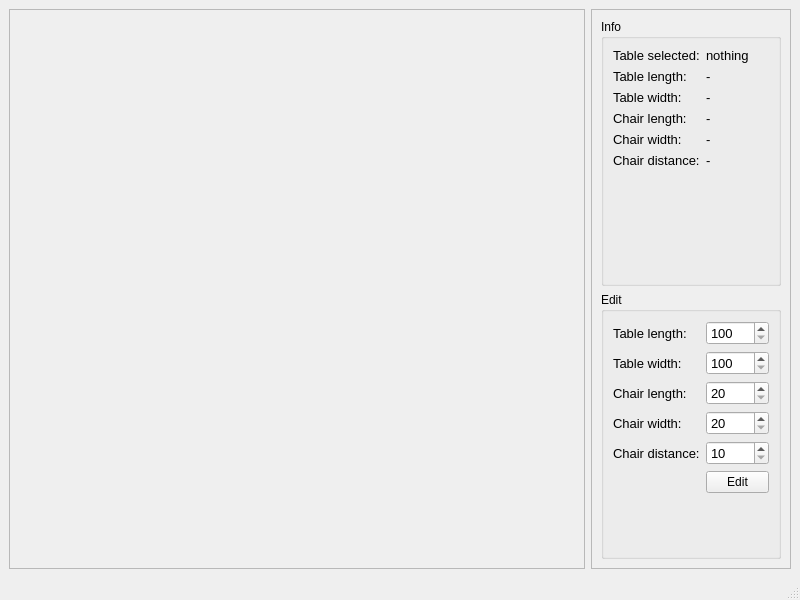
<?xml version="1.0" encoding="UTF-8"?>
<ui version="4.0">
 <class>Main_window</class>
 <widget class="QMainWindow" name="Main_window">
  <property name="geometry">
   <rect>
    <x>0</x>
    <y>0</y>
    <width>800</width>
    <height>600</height>
   </rect>
  </property>
  <property name="windowTitle">
   <string>Carpenter</string>
  </property>
  <widget class="QWidget" name="centralwidget">
   <layout class="QHBoxLayout" name="horizontalLayout_2">
    <item>
     <widget class="QScrollArea" name="scrollArea">
      <property name="widgetResizable">
       <bool>true</bool>
      </property>
      <widget class="QWidget" name="scrollAreaWidgetContents">
       <property name="geometry">
        <rect>
         <x>0</x>
         <y>0</y>
         <width>564</width>
         <height>523</height>
        </rect>
       </property>
       <layout class="QVBoxLayout" name="verticalLayout">
        <property name="leftMargin">
         <number>0</number>
        </property>
        <property name="topMargin">
         <number>0</number>
        </property>
        <property name="rightMargin">
         <number>0</number>
        </property>
        <property name="bottomMargin">
         <number>0</number>
        </property>
        <item>
         <layout class="QHBoxLayout" name="horizontalLayout"/>
        </item>
       </layout>
      </widget>
     </widget>
    </item>
    <item>
     <widget class="QFrame" name="info_frame">
      <property name="sizePolicy">
       <sizepolicy hsizetype="Preferred" vsizetype="Preferred">
        <horstretch>0</horstretch>
        <verstretch>0</verstretch>
       </sizepolicy>
      </property>
      <property name="maximumSize">
       <size>
        <width>200</width>
        <height>16777215</height>
       </size>
      </property>
      <property name="frameShape">
       <enum>QFrame::StyledPanel</enum>
      </property>
      <property name="frameShadow">
       <enum>QFrame::Plain</enum>
      </property>
      <layout class="QVBoxLayout" name="verticalLayout_2">
       <property name="leftMargin">
        <number>0</number>
       </property>
       <property name="topMargin">
        <number>0</number>
       </property>
       <property name="rightMargin">
        <number>0</number>
       </property>
       <property name="bottomMargin">
        <number>0</number>
       </property>
       <item>
        <widget class="QWidget" name="info_widget" native="true">
         <layout class="QVBoxLayout" name="verticalLayout_3">
          <item>
           <widget class="QGroupBox" name="info_groupBox">
            <property name="title">
             <string>Info</string>
            </property>
            <layout class="QFormLayout" name="formLayout">
             <item row="0" column="0">
              <widget class="QLabel" name="table_label">
               <property name="font">
                <font>
                 <pointsize>10</pointsize>
                </font>
               </property>
               <property name="text">
                <string>Table selected:</string>
               </property>
              </widget>
             </item>
             <item row="1" column="0">
              <widget class="QLabel" name="table_length_label_2">
               <property name="font">
                <font>
                 <pointsize>10</pointsize>
                </font>
               </property>
               <property name="text">
                <string>Table length:</string>
               </property>
              </widget>
             </item>
             <item row="1" column="1">
              <widget class="QLabel" name="table_length_text">
               <property name="font">
                <font>
                 <pointsize>10</pointsize>
                </font>
               </property>
               <property name="text">
                <string>-</string>
               </property>
              </widget>
             </item>
             <item row="0" column="1">
              <widget class="QLabel" name="table_text">
               <property name="font">
                <font>
                 <pointsize>10</pointsize>
                </font>
               </property>
               <property name="text">
                <string>nothing</string>
               </property>
              </widget>
             </item>
             <item row="2" column="0">
              <widget class="QLabel" name="table_width_label_2">
               <property name="font">
                <font>
                 <pointsize>10</pointsize>
                </font>
               </property>
               <property name="text">
                <string>Table width:</string>
               </property>
              </widget>
             </item>
             <item row="2" column="1">
              <widget class="QLabel" name="table_width_text">
               <property name="font">
                <font>
                 <pointsize>10</pointsize>
                </font>
               </property>
               <property name="text">
                <string>-</string>
               </property>
              </widget>
             </item>
             <item row="3" column="0">
              <widget class="QLabel" name="chair_length_label_2">
               <property name="font">
                <font>
                 <pointsize>10</pointsize>
                </font>
               </property>
               <property name="text">
                <string>Chair length:</string>
               </property>
              </widget>
             </item>
             <item row="4" column="0">
              <widget class="QLabel" name="chair_width_label_2">
               <property name="font">
                <font>
                 <pointsize>10</pointsize>
                </font>
               </property>
               <property name="text">
                <string>Chair width:</string>
               </property>
              </widget>
             </item>
             <item row="5" column="0">
              <widget class="QLabel" name="chair_distance_label_2">
               <property name="font">
                <font>
                 <pointsize>10</pointsize>
                </font>
               </property>
               <property name="text">
                <string>Chair distance:</string>
               </property>
              </widget>
             </item>
             <item row="3" column="1">
              <widget class="QLabel" name="chair_length_text">
               <property name="font">
                <font>
                 <pointsize>10</pointsize>
                </font>
               </property>
               <property name="text">
                <string>-</string>
               </property>
              </widget>
             </item>
             <item row="4" column="1">
              <widget class="QLabel" name="chair_width_text">
               <property name="font">
                <font>
                 <pointsize>10</pointsize>
                </font>
               </property>
               <property name="text">
                <string>-</string>
               </property>
              </widget>
             </item>
             <item row="5" column="1">
              <widget class="QLabel" name="chair_distance_text">
               <property name="font">
                <font>
                 <pointsize>10</pointsize>
                </font>
               </property>
               <property name="text">
                <string>-</string>
               </property>
              </widget>
             </item>
            </layout>
           </widget>
          </item>
          <item>
           <widget class="QGroupBox" name="edit_groupBox">
            <property name="title">
             <string>Edit</string>
            </property>
            <layout class="QFormLayout" name="formLayout_2">
             <item row="0" column="0">
              <widget class="QLabel" name="table_length_label">
               <property name="font">
                <font>
                 <pointsize>10</pointsize>
                </font>
               </property>
               <property name="text">
                <string>Table length:</string>
               </property>
              </widget>
             </item>
             <item row="0" column="1">
              <widget class="QSpinBox" name="table_length_spinBox">
               <property name="font">
                <font>
                 <pointsize>10</pointsize>
                </font>
               </property>
               <property name="minimum">
                <number>100</number>
               </property>
               <property name="maximum">
                <number>300</number>
               </property>
              </widget>
             </item>
             <item row="1" column="0">
              <widget class="QLabel" name="table_width_label">
               <property name="font">
                <font>
                 <pointsize>10</pointsize>
                </font>
               </property>
               <property name="text">
                <string>Table width:</string>
               </property>
              </widget>
             </item>
             <item row="1" column="1">
              <widget class="QSpinBox" name="table_width_spinBox">
               <property name="font">
                <font>
                 <pointsize>10</pointsize>
                </font>
               </property>
               <property name="minimum">
                <number>100</number>
               </property>
               <property name="maximum">
                <number>300</number>
               </property>
              </widget>
             </item>
             <item row="2" column="0">
              <widget class="QLabel" name="chair_length_label">
               <property name="font">
                <font>
                 <pointsize>10</pointsize>
                </font>
               </property>
               <property name="text">
                <string>Chair length:</string>
               </property>
              </widget>
             </item>
             <item row="3" column="0">
              <widget class="QLabel" name="chair_width_label">
               <property name="font">
                <font>
                 <pointsize>10</pointsize>
                </font>
               </property>
               <property name="text">
                <string>Chair width:</string>
               </property>
              </widget>
             </item>
             <item row="2" column="1">
              <widget class="QSpinBox" name="chair_length_spinBox">
               <property name="font">
                <font>
                 <pointsize>10</pointsize>
                </font>
               </property>
               <property name="minimum">
                <number>20</number>
               </property>
               <property name="maximum">
                <number>50</number>
               </property>
              </widget>
             </item>
             <item row="3" column="1">
              <widget class="QSpinBox" name="chair_width_spinBox">
               <property name="font">
                <font>
                 <pointsize>10</pointsize>
                </font>
               </property>
               <property name="minimum">
                <number>20</number>
               </property>
               <property name="maximum">
                <number>50</number>
               </property>
              </widget>
             </item>
             <item row="4" column="0">
              <widget class="QLabel" name="chair_distance_label">
               <property name="font">
                <font>
                 <pointsize>10</pointsize>
                </font>
               </property>
               <property name="text">
                <string>Chair distance:</string>
               </property>
              </widget>
             </item>
             <item row="4" column="1">
              <widget class="QSpinBox" name="chair_distance_spinBox">
               <property name="font">
                <font>
                 <pointsize>10</pointsize>
                </font>
               </property>
               <property name="minimum">
                <number>10</number>
               </property>
               <property name="maximum">
                <number>30</number>
               </property>
              </widget>
             </item>
             <item row="5" column="1">
              <widget class="QPushButton" name="edit_pushButton">
               <property name="text">
                <string>Edit</string>
               </property>
              </widget>
             </item>
            </layout>
           </widget>
          </item>
         </layout>
        </widget>
       </item>
      </layout>
     </widget>
    </item>
   </layout>
  </widget>
  <widget class="QMenuBar" name="menubar">
   <property name="geometry">
    <rect>
     <x>0</x>
     <y>0</y>
     <width>800</width>
     <height>24</height>
    </rect>
   </property>
  </widget>
  <widget class="QStatusBar" name="statusbar"/>
 </widget>
 <resources/>
 <connections/>
</ui>
